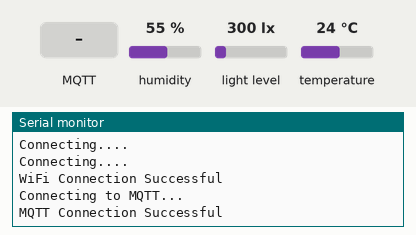
The sketch below on a simulated ESP8266 (NodeMCU). On the bench: the last lines printed to the serial monitor. Inputs (shaded band) come from the test bench; at power-on: humidity 55 %, light level 300 lx, temperature 24 °C. WiFi joins after 1.5 s; servers stay silent unless stated; no MQTT or app messages arrive unless stated.

Above: at 2.7 s.
2.8 s: MQTT message "1" arrives on the first subscribed topic
At 3.9 s:
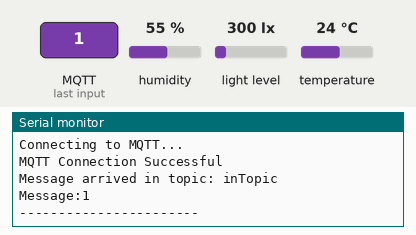
4.3 s: MQTT message "on" arrives on the first subscribed topic
At 5.0 s:
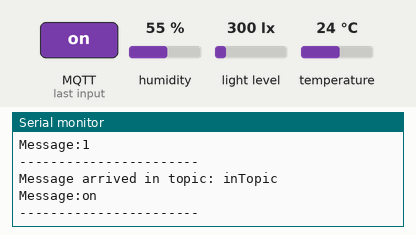
11.5 s: MQTT message "off" arrives on the first subscribed topic
At 12.9 s:
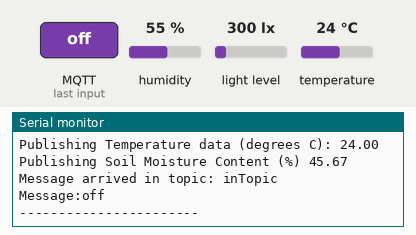

The sketch:

ESP8266_MainBuild.ino
```cpp
#include <ESP8266WiFi.h>
#include <PubSubClient.h>
#include <String.h>
#include <BH1750.h>
#include <Wire.h>
#include "DHT.h"

#define DHTTYPE DHT11
#define DHTPIN 14 //D5 onboard
DHT dht(DHTPIN,DHTTYPE);
BH1750 lightMeter;
void wifiConnect();
void mqttConnect();
void callback(char* topic, byte* payload, unsigned int length);

//Debug
const bool DEBUG = true;

//Wifi setup
const char* ssid = "memashouse";
const char* password = "Hobart10";

//MQTT server setup
const char* mqttServer = "192.168.1.249";
const int mqttPort = 1883;
const char* mqttUser = "ESP_1";
const char* mqttPassword = "";

//Soil Moisture Setup
const int analogInPin = A0;

WiFiClient espClient;
PubSubClient client(espClient);


//Variables for publishing
char luxChar[50] ;
char tempChar[50];
String tempString;

unsigned long StartTime = millis(); //Start time used to calculate when to publish

// Moisture meter variables
float Moisture;
int sensorValue = 0;

//Light Variable
float lux;
void setup() {
// put your setup code here, to run once:
    Serial.begin(9600);
    dht.begin();
// Setup I2C Connection
    Wire.begin();
    lightMeter.begin();
    Serial.println(F("BH1750 initialized"));
    wifiConnect();
    mqttConnect();
}

void loop() {
    // put your main code here, to run repeatedly:
    if (WiFi.status() != WL_CONNECTED) {
        Serial.println("WiFi connection lost");
        wifiConnect();
    }
    if (!client.connected()){ //check for connection loss
        Serial.println("Connection to MQTT Broker interrupted \n Attempting to Reconnect... ");
        mqttConnect();
    } //check for connection loss

    if (millis() - StartTime > 10000 || millis()-StartTime < 1){// Check for 10sec past and retrieve and publish data
        StartTime = millis();
        sendHumidity();
        sendLux();
        sendTempC();
        sendMoisture();
        delay(50);

    }
    client.loop();
}

void callback(char* topic, byte* payload, unsigned int length) {

    Serial.print("Message arrived in topic: ");
    Serial.println(topic);

    Serial.print("Message:");
    for (int i = 0; i < length; i++) {
        Serial.print((char)payload[i]);
    }

    Serial.println();
    Serial.println("-----------------------");

}
void wifiConnect() {
    //Establish WiFi Connection
    WiFi.begin(ssid, password);
    Serial.println("Attemping to Connect to WiFI...");
    while(WiFi.status() != WL_CONNECTED) {
        delay(500);
        Serial.println("Connecting....");
    }
    Serial.println("WiFi Connection Successful");
    client.setServer(mqttServer,mqttPort);
    client.setCallback(callback);
}
void mqttConnect() { //Initiate MQTT Server Connection
    while(!client.connected()){
        Serial.println("Connecting to MQTT...");
        if (client.connect("ESP8266Client",mqttUser,mqttPassword)){
            Serial.println("MQTT Connection Successful");
            client.subscribe("inTopic");

        }
        else {
            Serial.print("Failed with state ");
            Serial.print(client.state());
            delay(2000);
        }
    }
}
void sendTempC (){
    tempString = String(dht.readTemperature());
    tempString.toCharArray(tempChar, tempString.length()+1);
    if (DEBUG){
    Serial.print("Publishing Temperature data (degrees C): ");
    Serial.println(tempChar);
    }
    client.publish("Temp_TEST", tempChar);
}
void sendHumidity(){
    tempString = String(dht.readHumidity());
    tempString.toCharArray(tempChar, tempString.length()+1);
    if (DEBUG){
    Serial.print("Publishing Humidity data (%) " );
    Serial.println(tempChar);
    }
    client.publish("Humidity_TEST", tempChar);
}
void sendLux(){
    tempString = String(lightMeter.readLightLevel());
    tempString.toCharArray(tempChar, tempString.length()+1); // Create Char array
    client.publish("Lux_TEST" , tempChar);
    if (DEBUG){
    Serial.print("Publishing Light Data (lux) " );
    Serial.println(tempChar);
    }

}
void sendMoisture() {
  sensorValue = analogRead(analogInPin);
  Moisture = (1.0 - ((float(sensorValue) - 330)/335))*100.0;
  tempString = String(Moisture);
  tempString.toCharArray(tempChar, tempString.length()+1);
  client.publish("Moisture_TEST" , tempChar);
  if (DEBUG){
      Serial.print("Publishing Soil Moisture Content (%) ");
      Serial.println(Moisture);
  }
}
```

Measured:
- after the input at 2.8 s, the serial monitor: prints a new line at once (image 1)
- after the input at 4.3 s, the serial monitor: prints a new line at once (image 2)
- after the input at 11.5 s, the serial monitor: prints a new line at once (image 3)
